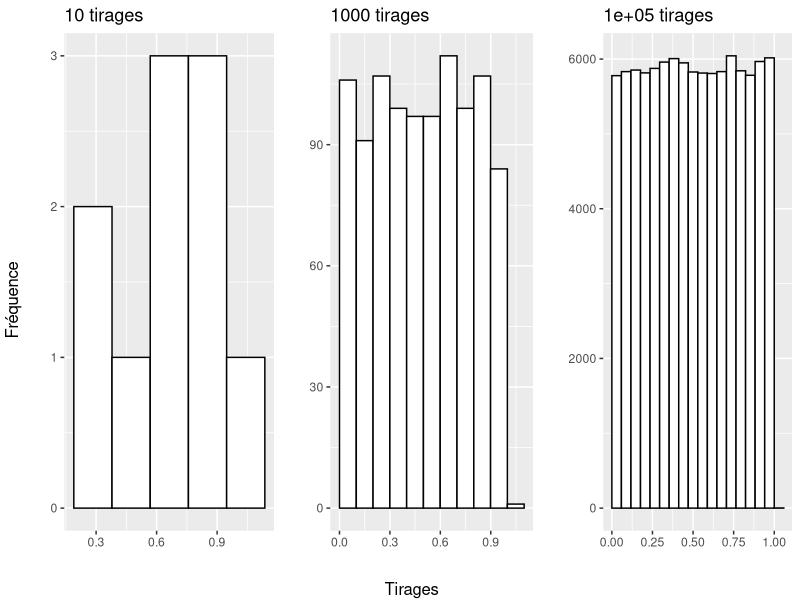
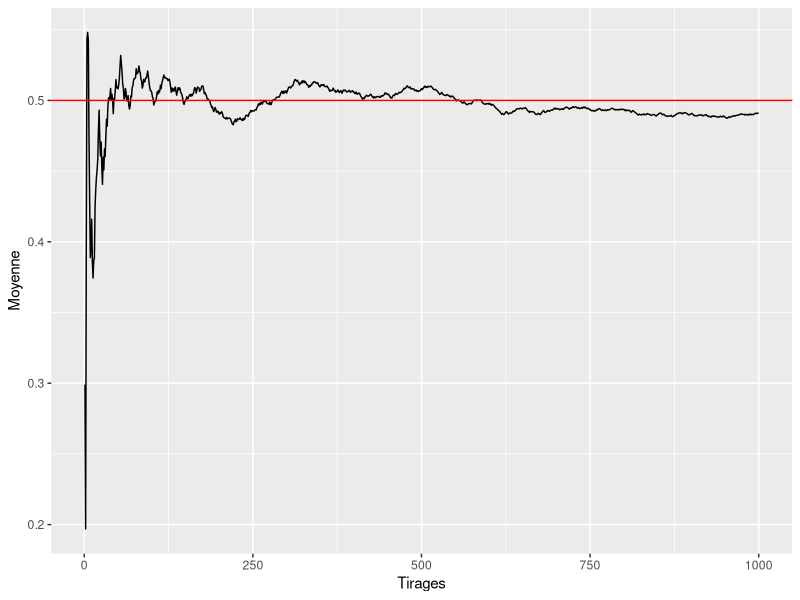

Reproduce these figures in R, in order. (Note: this script raises an error after producing the figures.)
## ---- chunk 1
knitr::opts_chunk$set(echo = TRUE, tidy=TRUE, tidy.opts=list(blank=FALSE, width.cutoff=50), out.width='.8\\maxwidth')
options(width=50)
# Installation des packages si nécessaire et chargement
Library <- function(Packages) {
  InstallAndLoad <- function(Package) {
    if (!Package %in% installed.packages()[, 1]) {install.packages(Package, repos="https://cran.rstudio.com/")}
    require(Package, character.only = TRUE)
  }
  invisible(sapply(Packages, InstallAndLoad))
}
# Ajouter les packages nécessaires ici
Library(c("kableExtra", "tidyverse", "gridExtra"))
## ---- chunk 2
fh <- function(n) {
  Tirages <- runif(n)
  thePlot <- ggplot(data.frame(Tirages), aes(Tirages)) +
    geom_histogram(bins=nclass.Sturges(Tirages), color="black", fill="white", boundary = 0) +
    labs(x="", y="", title=paste(n, "tirages"))  
  return(thePlot)
}
library("gridExtra")
grid.arrange(fh(10), fh(1000), fh(100000), ncol=3, bottom="Tirages", left="Fréquence")
## ---- chunk 3
NbTirages <- 1000
NbTirages %>% runif -> Tirages
Tirages %>% 
  cumsum %>% 
  `/`(1:NbTirages) -> Moyenne
ggplot(data.frame(Tirages=1:NbTirages, Moyenne), aes(x=Tirages, y=Moyenne)) +
  geom_line() +
  geom_hline(yintercept = 0.5, col="red")
## ---- chunk 4
sd(Tirages)
## ---- chunk 5
sd(runif(10))
## ---- chunk 6
fd(NbTirages, replicate(NbRepetitions, mean(round(runif(NbTirages), 1))))
## ---- chunk 7
Tirages <- runif(10)
mean(Tirages)
sd(Tirages)
## ---- chunk 8
NbTirages <- 116
NbRepetitions <- 10000
TiragesM <- replicate(NbRepetitions, mean(runif(NbTirages)))
ggplot(data.frame(TiragesM), aes(TiragesM)) +
  geom_histogram(bins=nclass.Sturges(TiragesM), 
                   color="black", fill="white", boundary = 0) +
  # Tracé de l'intervalle de confiance et de la moyenne
  geom_vline(xintercept = quantile(TiragesM, probs=0.025), lty=2) +
  geom_vline(xintercept = quantile(TiragesM, probs=0.975), lty=2) +
  geom_vline(xintercept = mean(TiragesM), lty=3, col="green") +
  labs(x="Tirages", y="Fréquence" )
## ---- chunk 9
# 95 pour cent
qt(1-(1-0.95)/2, 1000-1)
# 99 pour cent
qt(1-(1-0.99)/2, 1000-1)
